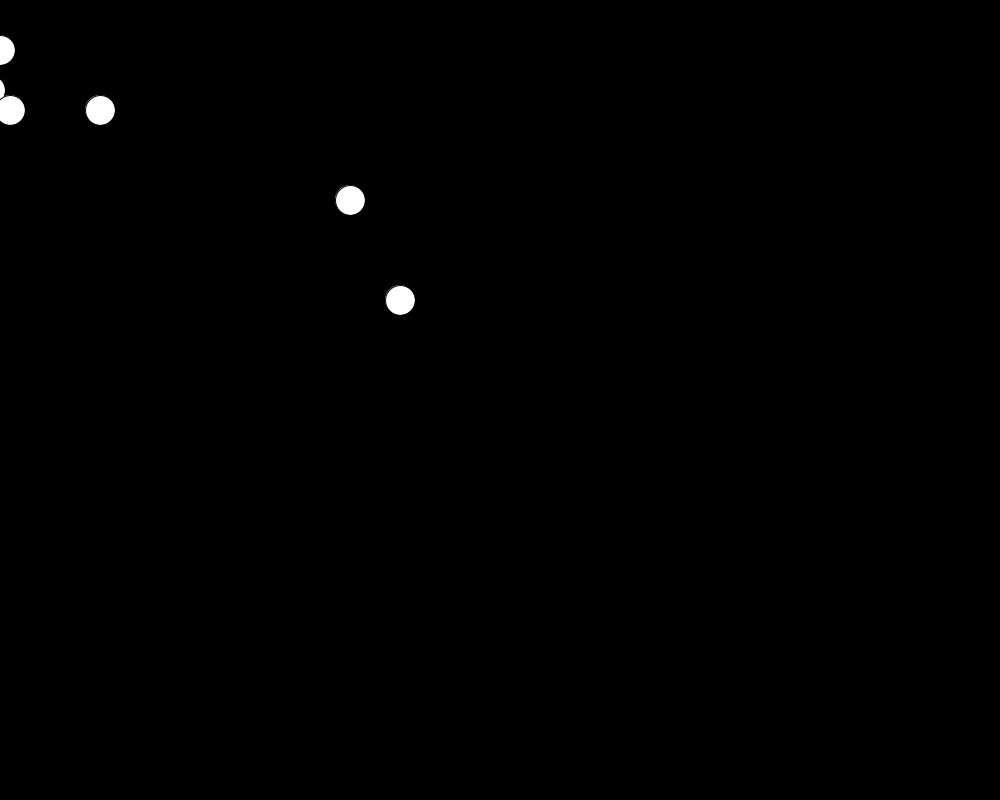
Frame 1 (no input)
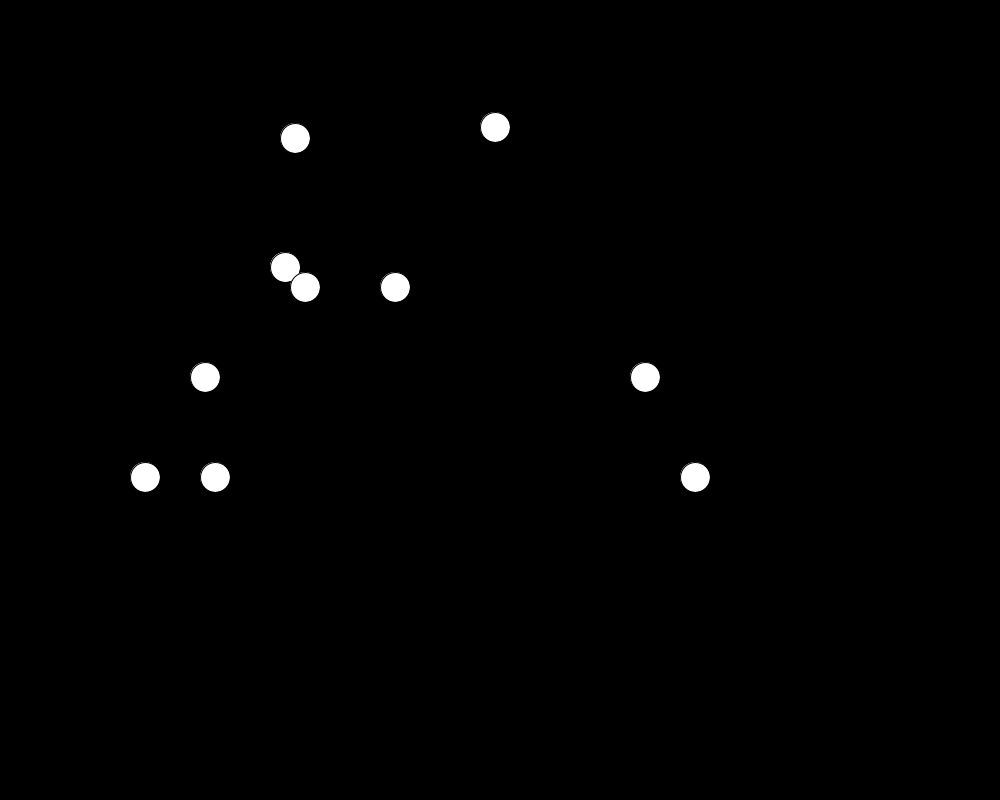
Frame 60 (the mouse pressed at the canvas centre just before this capture)
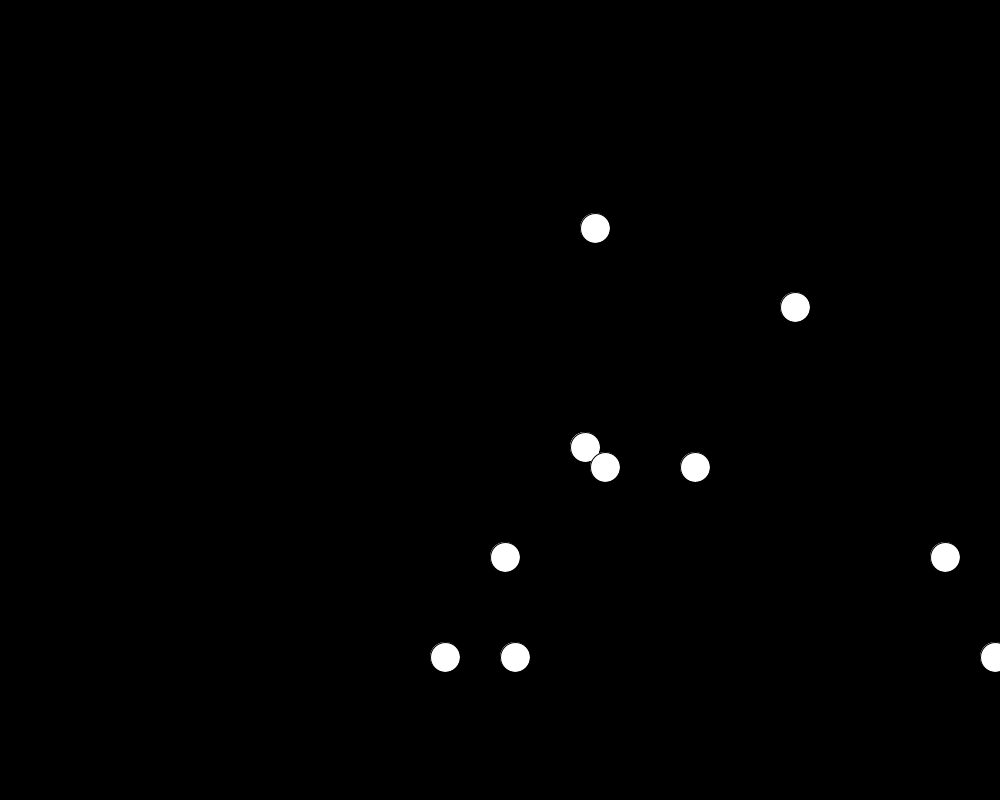
Frame 120 (the mouse held since frame 60 and released just before this capture)

The Processing sketch that drew these frames (run headless with seeded random() and noise(); from frame 60 on, the mouse is pressed at the canvas centre):

// Processing sketch: processing_13035
// ── processing_13035.pde

int circleX = 0;
int circleY = 100;

void setup()
{
  size(1000,800);
}

void draw () {
  background (0);
  stroke (0);
  fill(255);
  ellipse(circleX, circleY/2,30,30);
  
  ellipse(circleX-10, circleY-10,30,30);
  ellipse(circleX+100, circleY+10,30,30);
  ellipse(circleX+400, circleY+200,30,30);
  ellipse(circleX+350, circleY+100,30,30);
  ellipse(circleX-10, circleY-10,30,30);
  ellipse(circleX-90, circleY+100,30,30);
  ellipse(circleX-150, circleY+200,30,30);
  ellipse(circleX-80, circleY+200,30,30);
  ellipse(circleX+10, circleY+10,30,30);
  ellipse(circleX+200, circleY-150,30,30);
  circleX = circleX +5;
  circleY = circleY +3;
}
